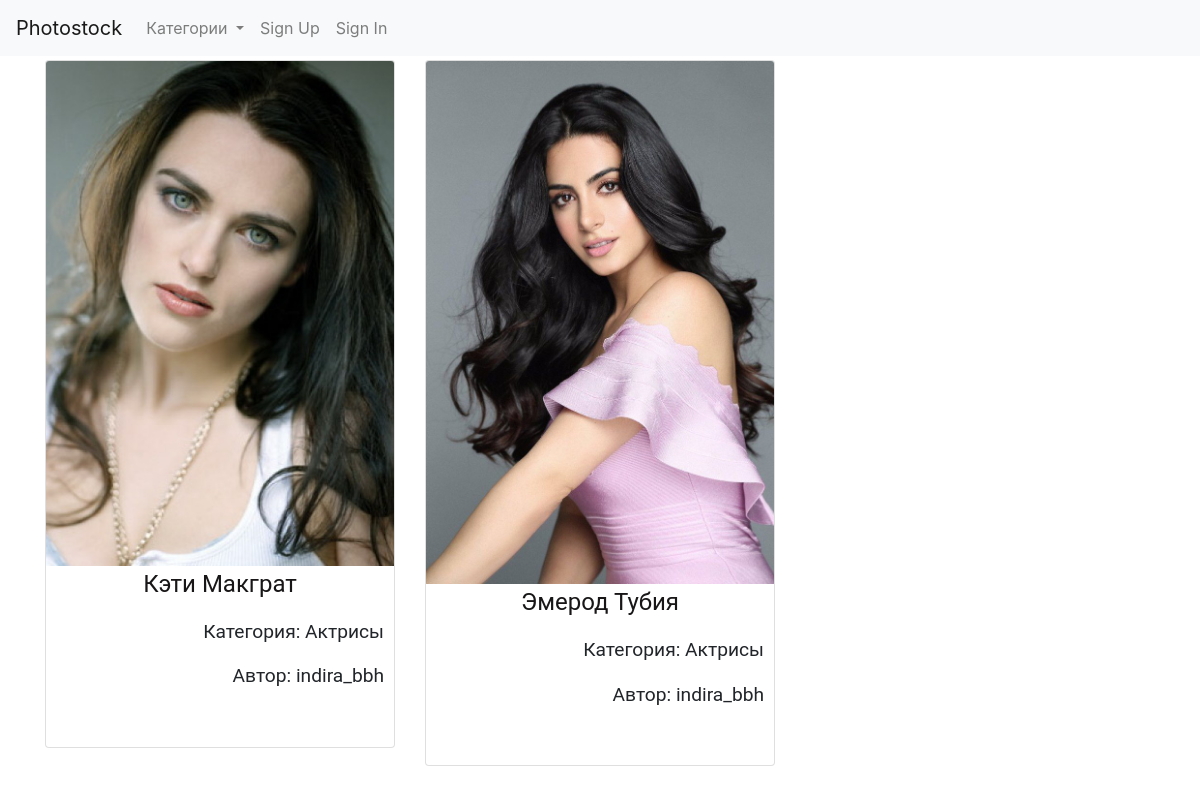
Screenshot of /pics/cat/9/ with the database file from the repository.
### pictures/models.py (models this page shows, shortened)
class Picture(models.Model):
    user = models.ForeignKey(User, on_delete=models.CASCADE)
    title = models.CharField(max_length=255)
    picture = models.ImageField(upload_to='images/')
    small_picture = ImageSpecField(source='picture',
                                      processors=[ResizeToFill(250, 300)],
                                      format='JPEG',
                                      options={'quality': 60})
    description = models.TextField(null=True, blank=True)
    category = models.ForeignKey(Category, on_delete=models.CASCADE)

class Category(models.Model):
    name = models.CharField(max_length=255)
    def get_count_category(self):
        return Picture.objects.filter(category=self.id).count()
    def __str__(self):
        return self.name

### photostock/users/models.py (models this page shows, shortened)
class User(AbstractUser):
    name = CharField(_("Name of User"), blank=True, max_length=255)

### pictures/views.py (the view)
# urls.py: path("cat/<int:pk>/", PictureCategory.as_view(), name="picture_category"),
class PictureCategory(ListView):
    model = Picture
    template_name = 'pictures/categories.html'
    context_object_name = 'pic_list'
    def get_queryset(self):
        picture_type = get_object_or_404(Category, pk=self.kwargs['pk'])
        return Picture.objects.filter(category=picture_type)
    def get_context_data(self, **kwargs):
        context = super().get_context_data(**kwargs)
        context["cat_menu"] = Category.objects.all()
        return context

### photostock/utils/context_processors.py (called while the page is built)
def settings_context(_request):
    return {"DEBUG": settings.DEBUG}

### photostock/templates/pictures/categories.html (shortened to what this page needs)
{% extends "base.html" %}
{% block content %}
  <div class="row">
    {% for pic in pic_list %}
  <div class="col-sm-4">
    <div class="card">
      <img class="card-img-top" src="{{ pic.small_picture.url }}" alt="{{ pic.title }}">
      <p class="card-text" style="text-align: center; font-family: Roboto; font-size:1.5em;"><a href="{% url 'picture_detail' pic.pk %}" style="color: #181616;">{{ pic.title }}</a></p>
        <p style="text-align: right; margin-right: 10px; font-family: Roboto; font-size:1.2em;">Категория: {{ pic.category }}</p>
      <p class="card-text" style="text-align: right; margin-right: 10px; font-family: Roboto; font-size:1.2em;">Автор: {{ pic.user }}</p>
       <div class="card-body">
     </div>
    </div>
  </div>
  {% endfor %}
</div>
{% endblock %}

### rows the page displays
Picture: small_picture (picture), title "Кэти Макграт", category "Актрисы", user "indira_bbh"
Picture: small_picture (picture), title "Эмерод Тубия", category "Актрисы", user "indira_bbh"
